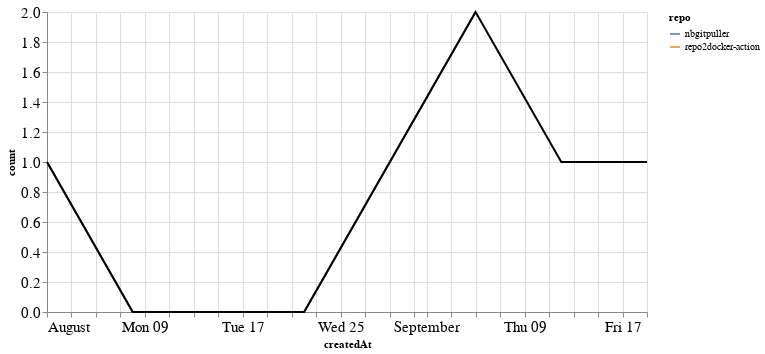

Source (notebook cell):
### Markdown cell above
### Comments

### Code cell
comments_time = comments.groupby('repo').resample('W', on='createdAt').count()['author'].reset_index()
comments_time = comments_time.rename(columns={'author': 'count'})
comments_time_total = comments_time.groupby('createdAt').agg({"count": "sum"}).reset_index()
ch1 = alt.Chart(comments_time, width=600).mark_line().encode(
    x='createdAt',
    y='count',
    color='repo',
    tooltip="repo"
)

ch2 = alt.Chart(comments_time_total, width=600).mark_line(color="black").encode(
    x='createdAt',
    y='count',
)

ch1 + ch2

### Figure 1 — Vega-Lite specification as saved in the notebook (floating-point values rounded to 4 significant figures)
{"config": {"axisLeft": {"labelFontSize": 15}, "axisBottom": {"labelFontSize": 15}}, "layer": [{"data": {"name": "data-0e0d052d5a7801e64053fb6c6ece89a4"}, "mark": "line", "encoding": {"color": {"type": "nominal", "field": "repo"}, "tooltip": {"type": "nominal", "field": "repo"}, "x": {"type": "temporal", "field": "createdAt"}, "y": {"type": "quantitative", "field": "count"}}, "width": 600}, {"data": {"name": "data-f37a701d50c2ed4ca70b37e2d07edefc"}, "mark": {"type": "line", "color": "black"}, "encoding": {"x": {"type": "temporal", "field": "createdAt"}, "y": {"type": "quantitative", "field": "count"}}, "width": 600}], "$schema": "https://vega.github.io/schema/vega-lite/v4.8.1.json", "datasets": {"data-0e0d052d5a7801e64053fb6c6ece89a4": [{"repo": "nbgitpuller", "createdAt": "2021-08-01T00:00:00", "count": 1}, {"repo": "nbgitpuller", "createdAt": "2021-08-08T00:00:00", "count": 0}, {"repo": "nbgitpuller", "createdAt": "2021-08-15T00:00:00", "count": 0}, {"repo": "nbgitpuller", "createdAt": "2021-08-22T00:00:00", "count": 0}, {"repo": "nbgitpuller", "createdAt": "2021-08-29T00:00:00", "count": 1}, {"repo": "nbgitpuller", "createdAt": "2021-09-05T00:00:00", "count": 2}, {"repo": "repo2docker-action", "createdAt": "2021-09-12T00:00:00", "count": 1}, {"repo": "repo2docker-action", "createdAt": "2021-09-19T00:00:00", "count": 1}], "data-f37a701d50c2ed4ca70b37e2d07edefc": [{"createdAt": "2021-08-01T00:00:00", "count": 1}, {"createdAt": "2021-08-08T00:00:00", "count": 0}, {"createdAt": "2021-08-15T00:00:00", "count": 0}, {"createdAt": "2021-08-22T00:00:00", "count": 0}, {"createdAt": "2021-08-29T00:00:00", "count": 1}, {"createdAt": "2021-09-05T00:00:00", "count": 2}, {"createdAt": "2021-09-12T00:00:00", "count": 1}, {"createdAt": "2021-09-19T00:00:00", "count": 1}]}}
